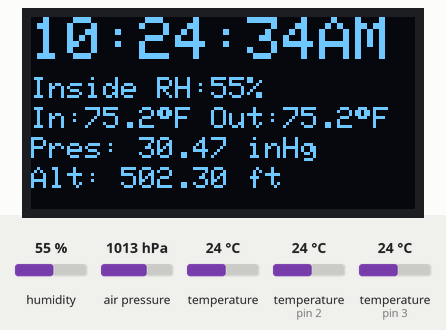
Bench run of a sketch on a simulated Arduino Uno, built with avr-gcc and run on an emulated ATmega328P. Shown: 128×64 one-colour display. Wiring (inferred from the names in the program): DS3231 clock at I2C address 0x68. Inputs (shaded band) come from the test bench; at power-on: humidity 55 %, air pressure 1013 hPa, temperature (sensors on pin 2, pin 3) 24 °C, temperature 24 °C. The local clock reads 2024-03-15 10:24:30 at power-on unless the sketch sets it.

Above: at 4.6 s.
4.7 s: humidity set to 22 %
At 6.9 s:
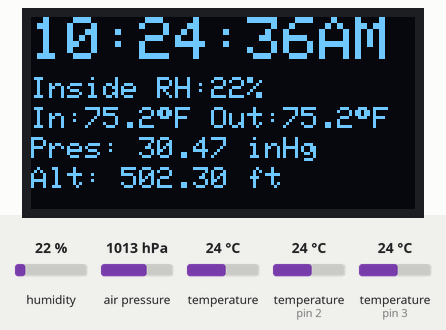
7.6 s: air pressure set to 952 hPa
At 8.9 s:
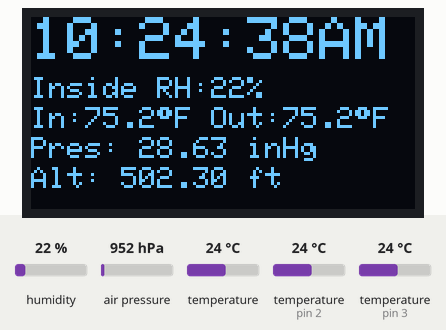
9.6 s: temperature (sensor on pin 2) set to 12 °C
At 10.6 s:
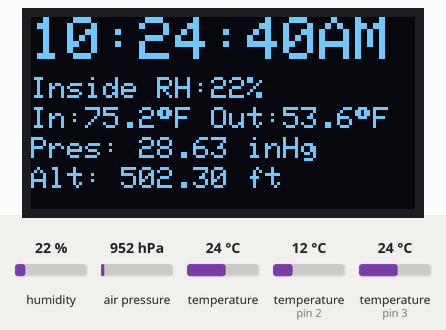
11.6 s: temperature (sensor 0) set to 12 °C
At 12.9 s:
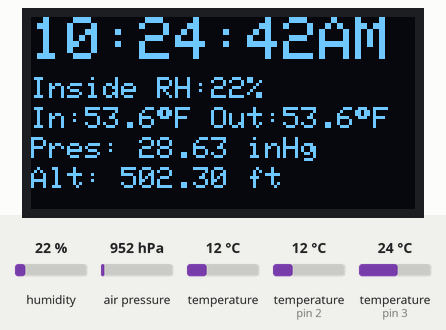
13.6 s: humidity set to 40 %
At 14.9 s:
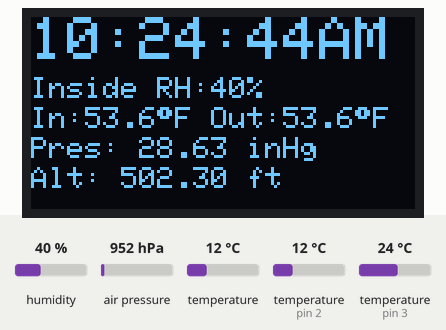
Timing chart, 0 to 16.6 s (numbered marks = the images above; inputs shaded):
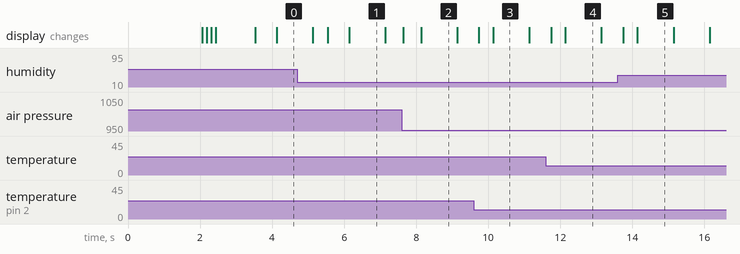

The sketch:

BMP_temp_out_in_altitude_oled.ino
```cpp
#include <SFE_BMP180.h>
#include <SPI.h>
#include <Wire.h>
#include <OneWire.h>
#include <DS3231.h>
#include "DHT.h"
#include <Adafruit_GFX.h>
#include <Adafruit_SSD1306.h>

// You will need to create an SFE_BMP180 object, here called "pressure":

SFE_BMP180 pressure;
DS3231  rtc(SDA, SCL);
DHT dht;

int SensorPin = 2;
OneWire ds(SensorPin);

#define OLED_RESET 4
Adafruit_SSD1306 display(OLED_RESET);

int dhtPin = 3;

#define ALTITUDE 153.10 // Altitude of Home in Yelm, WA. in meters
//define RTC address
#define DS3231_I2C_ADDRESS 0x68 // Set address for RTC so as there is no conflict

String tod = "AM";
char* timeZone[] = { "PST", "PDT"};
boolean showSeconds = true; // Set to true if you want to show seconds
boolean useDST = true;      // Set to true for use of DST. Not auto-set as to geolocation.
int DST = 0; // Used for setting Daylight Savings Time for RTC
boolean isMetric = false;

int miliseconds = 1;
int seconds = miliseconds * 1000;
int minutes = seconds * 60;
unsigned long previousMillis = 0; // Var for timer governing cycle tests
const long interval = 100; // Cycle time for running tests set in milliseconds

//convert normal decimal numbers to binary coded decimals
byte decToBcd(byte val) {
  return ( (val / 10 * 16) + (val % 10) );
}
//convert binary coded decimal to normal decimal numbers
byte bcdToDec(byte val) {
  return ( (val / 16 * 10) + (val % 16) );
}

const int chipSelect = 4;

#if (SSD1306_LCDHEIGHT != 64)
#error("Height incorrect, please fix Adafruit_SSD1306.h!");
#endif

void setup() {
  display.begin(SSD1306_SWITCHCAPVCC, 0x3C);
  dht.setup(dhtPin);
  delay(2000);

  // Clear the buffer.
  display.clearDisplay();
  // Initialize the sensor (it is important to get calibration values stored on the device).
  display.setTextSize(1);
  display.setTextColor(WHITE);
  display.setCursor(0,0);
  if (pressure.begin())
    display.println("BMP180 init success");
  else
  {
    // Oops, something went wrong, this is usually a connection problem,
    // see the comments at the top of this sketch for the proper connections.

    display.println("BMP180 init fail\n\n");
    while (1); // Pause forever.
  }
  rtc.begin();
  display.print("Loading sensors.");
  display.display();
  delay(100);
  display.print(".");
  display.display();
  delay(100);
  display.print(".");
  display.display();
  delay(100);
  display.println(".");
  display.display();
  delay(1000);
}

//set the time and date to the RTC
void setRTCTime(byte second, byte minute, byte hour, byte dayOfWeek, byte dayOfMonth, byte month, byte year) {
  // sets time and date data to DS3231
  Wire.beginTransmission(DS3231_I2C_ADDRESS);
  Wire.write(0); // set next input to start at the seconds register
  Wire.write(decToBcd(second)); // set seconds
  Wire.write(decToBcd(minute)); // set minutes
  Wire.write(decToBcd(hour)); // set hours
  Wire.write(decToBcd(dayOfWeek)); // set day of week (1=Sunday, 7=Saturday)
  Wire.write(decToBcd(dayOfMonth)); // set date (1 to 31)
  Wire.write(decToBcd(month)); // set month
  Wire.write(decToBcd(year)); // set year (0 to 99)
  Wire.endTransmission();
}

//read the time and date from the RTC
void readRTCTime(byte *second, byte *minute, byte *hour, byte *dayOfWeek,byte *dayOfMonth, byte *month, byte *year) {
  Wire.beginTransmission(DS3231_I2C_ADDRESS);
  Wire.write(0); // set DS3231 register pointer to 00h
  Wire.endTransmission();
  Wire.requestFrom(DS3231_I2C_ADDRESS, 7);
  // request seven bytes of data from DS3231 starting from register 00h
  *second = bcdToDec(Wire.read() & 0x7f);
  *minute = bcdToDec(Wire.read());
  *hour = bcdToDec(Wire.read() & 0x3f);
  *dayOfWeek = bcdToDec(Wire.read());
  *dayOfMonth = bcdToDec(Wire.read());
  *month = bcdToDec(Wire.read());
  *year = bcdToDec(Wire.read());
}

void loop() {
  char status;
  double T, P, p0, a;
  byte second, minute, hour, dayOfWeek, dayOfMonth, month, year;
  float humidity = dht.getHumidity();
  //retrieve time
  readRTCTime(&second, &minute, &hour, &dayOfWeek, &dayOfMonth, &month, &year);
  unsigned long currentMillis = millis();
  if (currentMillis - previousMillis >= interval) { // use millis() timer rather than delay()
    previousMillis = currentMillis; // update var for checking current cycle in timer
    float To = getTemp();
    /**  Start DST setting block
         You will have to check when DST changes in your area and set this manually.
         Otherwise you may find or create a library of general timezones that do and don't use Daylight Savings Time. **/
    if(useDST == true) {
      if (dayOfWeek == 7 && month == 3 && dayOfMonth >= 7 && dayOfMonth <= 14 && hour == 2 && DST == 0) {
        // DS3231 seconds, minutes, hours, day, date, month, year
        setRTCTime(second, minute, 3, dayOfWeek, dayOfMonth, month, year);
        DST = 1;
      } else if (dayOfWeek == 7 && month == 11 && dayOfMonth >= 1 && dayOfMonth <= 7 && hour == 2 && DST == 1) {
        // DS3231 seconds, minutes, hours, day, date, month, year
        setRTCTime(second, minute, 1, dayOfWeek, dayOfMonth, month, year);
        DST = 0;
      }
    }
    display.clearDisplay();
    display.setTextSize(2);
    display.setTextColor(WHITE);
    display.setCursor(0,0);
    status = pressure.startTemperature();
    if (status != 0) {
      // Wait for the measurement to complete:
      delay(status);
      printTime();
      display.setCursor(0,20);
      display.setTextSize(1);
      display.print("Inside RH:");
      display.print(humidity, 0);
      display.println("%");
      // Retrieve the completed temperature measurement:
      // Note that the measurement is stored in the variable T.
      // Function returns 1 if successful, 0 if failure.

      status = pressure.getTemperature(T);
      if (status != 0) {
        // Print out the measurement:
        display.setCursor(0,30);
        if(isMetric) {
          display.print("In:");
          display.print(T, 1);
          display.print((char)247);
          display.print("C");
          display.print(" Out:");
          display.print(To, 1);
          display.print((char)247);
          display.println("C");
        }else{
          display.print("In:");
          display.print((9.0 / 5.0)*T + 32.0, 1);
          display.print((char)247);
          display.print("F");
          display.print(" Out:");
          display.print((9.0 / 5.0)*To + 32.0, 1);
          display.print((char)247);
          display.println("F");
        }
        // Start a pressure measurement:
        // The parameter is the oversampling setting, from 0 to 3 (highest res, longest wait).
        // If request is successful, the number of ms to wait is returned.
        // If request is unsuccessful, 0 is returned.

        status = pressure.startPressure(3);
        if (status != 0) {
          // Wait for the measurement to complete:
          delay(status);

          // Retrieve the completed pressure measurement:
          // Note that the measurement is stored in the variable P.
          // Note also that the function requires the previous temperature measurement (T).
          // (If temperature is stable, you can do one temperature measurement for a number of pressure measurements.)
          // Function returns 1 if successful, 0 if failure.

          status = pressure.getPressure(P, T);
          if (status != 0) {

            // The pressure sensor returns abolute pressure, which varies with altitude.
            // To remove the effects of altitude, use the sealevel function and your current altitude.
            // This number is commonly used in weather reports.
            // Parameters: P = absolute pressure in mb, ALTITUDE = current altitude in m.
            // Result: p0 = sea-level compensated pressure in mb
            display.setCursor(0,40);
            p0 = pressure.sealevel(P, ALTITUDE); // we're at 153 meters (Yelm, WA)
            display.print("Pres: ");
            if(isMetric) {
              display.print(p0, 2);
              display.println(" mb");
            }else{
              display.print(p0 * 0.0295333727, 2);
              display.println(" inHg");
            }
            // On the other hand, if you want to determine your altitude from the pressure reading,
            // use the altitude function along with a baseline pressure (sea-level or other).
            // Parameters: P = absolute pressure in mb, p0 = baseline pressure in mb.
            // Result: a = altitude in m.

            a = pressure.altitude(P, p0);
            display.setCursor(0,50);
            display.print("Alt: ");
            if(isMetric) {
              display.print(a, 2);
              display.println(" m");
            }else{
              display.print(a * 3.28084, 2);
              display.println(" ft");
            }

          }
          else display.println("error retrieving pressure measurement\n");
        }
        else display.println("error starting pressure measurement\n");
      }
      else display.println("error retrieving temperature measurement\n");
    }
    else display.println("error starting temperature measurement\n");
    display.display();
  }
}

//reads the RTC time and prints it to the top of the LCD
void printTime() {
  byte second, minute, hour, dayOfWeek, dayOfMonth, month, year;

  //retrieve time
  readRTCTime(&second, &minute, &hour, &dayOfWeek, &dayOfMonth, &month, &year);

  //print to serial
  // Hour:Minute:Second
  // to display 12 hour time ...
  if(hour-12<10 && hour-12>0) {display.print(" ");}
  if(hour>12){
    display.print(hour-12,DEC);
    tod = "PM";
  }else{
    display.print(hour, DEC);
    tod = "AM";
  }
  display.print(":");
  if (minute<10) { display.print("0"); }
  display.print(minute, DEC);
  if(showSeconds == true) {
    display.print(":");
    if (second<10) { display.print("0"); }
    display.print(second, DEC);
  }
  display.println(tod);
}

float getTemp() {


  byte data[12];
  byte addr[8];

  if ( !ds.search(addr)) {
    //no more sensors on chain, reset search
    ds.reset_search();
    return -1000;
  }

  if ( OneWire::crc8( addr, 7) != addr[7]) {
    display.println("CRC is not valid!");
    return -1000;
  }

  if ( addr[0] != 0x10 && addr[0] != 0x28) {
    display.print("Device is not recognized");
    return -1000;
  }

  ds.reset();
  ds.select(addr);
  ds.write(0x44, 1);

  byte present = ds.reset();
  ds.select(addr);
  ds.write(0xBE);


  for (int i = 0; i < 9; i++) {
    data[i] = ds.read();
  }

  ds.reset_search();

  byte MSB = data[1];
  byte LSB = data[0];

  float TRead = ((MSB << 8) | LSB);
  float Temperature = TRead / 16;

  return Temperature;

}
```

Measured:
- what the display in image 1 shows lasts 1.0 s, from 6.1 s to 7.1 s
